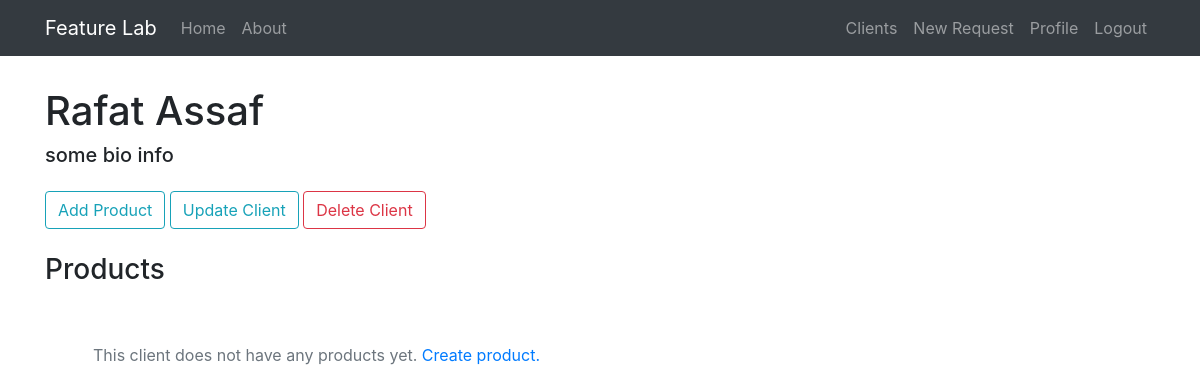
/client/1 (signed in), run on an earlier commit of the app's database.
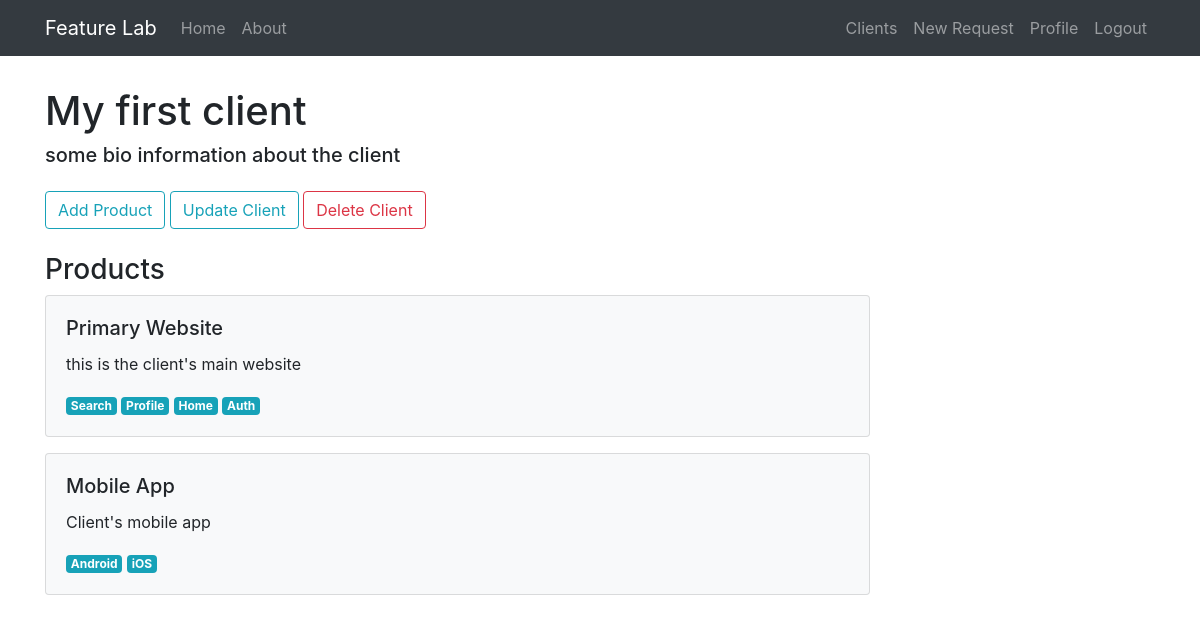
And on a later commit of the database.
### feature_lab/models.py (models this page shows, shortened)
class Client(db.Model):
    id = db.Column(db.Integer, primary_key=True)
    name = db.Column(db.String(20), unique=True, nullable=False)
    email = db.Column(db.String(120), unique=True, nullable=False)
    bio = db.Column(db.Text(), nullable=False)
    priority = db.Column(db.Integer, nullable=False)
    phone_number = db.Column(db.String(15))
    created_at = db.Column(db.DateTime, nullable=False, default=datetime.utcnow)
    products = db.relationship('Product', backref='owner', lazy=True)
    user_id = db.Column(db.Integer, db.ForeignKey('user.id'), nullable=False)

class Product(db.Model):
    id = db.Column(db.Integer, primary_key=True)
    name = db.Column(db.String(20), unique=True, nullable=False)
    description = db.Column(db.Text(), nullable=False)
    owner_id = db.Column(db.Integer, db.ForeignKey('client.id'), nullable=False)
    requests = db.relationship('FeatureRequest', backref='product', lazy=True)
    areas = db.relationship('ProductArea', backref='product', lazy=True)

class ProductArea(db.Model):
    id = db.Column(db.Integer, primary_key=True)
    name = db.Column(db.String(30), nullable=False)
    product_id = db.Column(db.Integer, db.ForeignKey('product.id'), nullable=False)

### feature_lab/clients/routes.py (the view)
@clients.route('/client/<int:client_id>')
@login_required
def client(client_id):
    client = Client.query.get_or_404(int(client_id))
    return render_template('client.html', client=client)

### feature_lab/models.py (called while the page is built)
@login_manager.user_loader
def load_user(user_id):
    return User.query.get(int(user_id))

### feature_lab/templates/client.html (shortened to what this page needs)
{% extends 'layout.html' %}
{% block content %}
    <h1>{{client.name}}</h1>
    <h5 class="mb-4">{{client.bio}}</h5>
    <button class="btn btn-outline-info" onclick="window.location='/create_product/{{client.id}}'">Add Product</button>
    <button class="btn btn-outline-info" onclick="window.location='/client/{{client.id}}/update'">Update Client</button>
    <button type="button" class="btn btn-outline-danger" data-toggle="modal" data-target="#deleteModal">Delete Client</button>
    <h3 class="mt-4">Products</h3>
    {% if client.products %}
        {% for product in client.products %}
            <div>
                <a href="/product/{{ product.id }}" class="request-card">
                    <div class="card bg-light mb-3 p-3 mr-0">
                        <div class="p-1">
                            <h5 class="card-title">{{ product.name }}</h5>
                            <p class="card-text">{{ product.description }}</p>
                            {% for area in product.areas %}
                                <span class="badge badge-info">{{ area.name }}</span>
                            {% endfor %}
                        </div>
                    </div>
                </a>
            </div>
        {% endfor %}
    {% else %}
        <div class="p-5 text-secondary">
            <p>This client does not have any products yet. <a href="/create_product/{{client.id}}">Create product.</a></p>
        </div>
    {% endif %}
{% endblock content %}

### feature_lab/templates/layout.html (shortened to what this page needs)
<!DOCTYPE html>
<html>
<head>
    <link rel="stylesheet" href="https://stackpath.bootstrapcdn.com/bootstrap/4.3.1/css/bootstrap.min.css">
    <link rel="stylesheet" type="text/css" href="{{ url_for('static', filename='custom.css') }}">
</head>
<body>
    <nav class="navbar navbar-expand-lg navbar-dark bg-dark fixed-top">
        <div class="container">
            <a class="navbar-brand" href="/">Feature Lab</a>
            <div class="collapse navbar-collapse" id="navbarToggle">
                <div class="navbar-nav mr-auto">
                    <a class="nav-item nav-link" href="/">Home</a>
                    <a class="nav-item nav-link" href="/about">About</a>
                </div>
                <div class="navbar-nav">
                    {% if current_user.is_authenticated %}
                        <a class="nav-item nav-link" href="/clients">Clients</a>
                        <a class="nav-item nav-link" href="/create_request">New Request</a>
                        <a class="nav-item nav-link" href="#">Profile</a>
                        <a class="nav-item nav-link" href="/logout">Logout</a>
                    {% else %}
                        <a class="nav-item nav-link" href="/signup">Register</a>
                        <a class="nav-item nav-link" href="/login">Login</a>
                    {% endif %}
                </div>
            </div>
        </div>
    </nav>
    <main class="container" role="main" style="margin-top:10ex">
        <div class="row">
            <div class="col-md-9">
                {% block content %}{% endblock %}
            </div>
        </div>
    </main>
</body>
</html>

### feature_lab/static/custom.css (style rules this page uses)
a.request-card, a.request-card:hover { color: inherit; text-decoration: none; max-width: 35rem; }

What changed in the data, as far as the page shows it:
changed Client: name "Rafat Assaf" → "My first client"; bio "some bio info" → "some bio information about the client"
added Product: name "Primary Website", description "this is the client's main website"
added ProductArea: name "Search", shown under "Primary Website"
added ProductArea: name "Profile", shown under "Primary Website"
added ProductArea: name "Home", shown under "Primary Website"
added ProductArea: name "Auth", shown under "Primary Website"
added Product: name "Mobile App", description "Client's mobile app"
added ProductArea: name "Android", shown under "Mobile App"
added ProductArea: name "iOS", shown under "Mobile App"
Also different on the page:
text no longer shown: "This client does not have any products yet. Create product."
